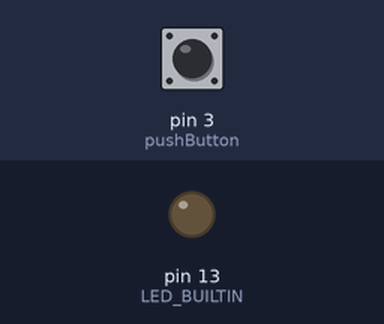
Bench run of a sketch on a simulated Arduino Uno, built with avr-gcc and run on an emulated ATmega328P. On the bench: output pins drawn as LEDs (lit = HIGH). The test bench sets the inputs (shaded band); at power-on: pin 3 (pushButton) HIGH.

Above: at 1.2 s.
1.3 s: pin 3 (pushButton) pulled LOW for 0.15 s
At 2.2 s:
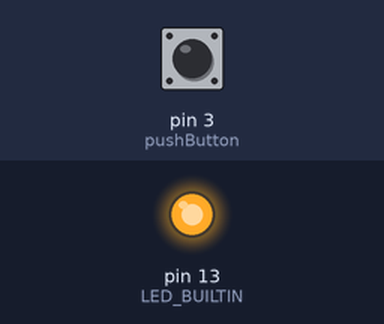
Timing chart, 0 to 12.3 s (numbered marks = the images above; inputs shaded):
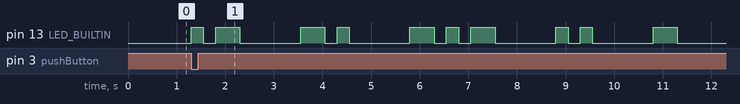

The sketch:

sketch_aug20a.ino
```cpp
const short SHORT_BLINK = 250;
const short LONG_BLINK = 500;
const short CHARACTER_PAUSE = 1000;
const short LETTER_PAUSE = 3000;

int pushButton = 3;
int pushButtonState;

const char morseAlphabets[26][5] = {
  {'.', '-'},   // A
  {'-', '.', '.', '.'},   // B
  {'-', '.', '-', '.'},   // C
  {'-', '.', '.'},       // D
  {'.'},             // E
  {'.', '.', '-', '.'},   // F
  {'-', '-', '.'},       // G
  {'.', '.', '.', '.'},   // H
  {'.', '.'},         // I
  {'.', '-', '-', '-'},   // J
  {'-', '.', '-'},       // K
  {'.', '-', '.', '.'},   // L
  {'-', '-'},         // M
  {'-', '.'},         // N
  {'-', '-', '-'},       // O
  {'.', '-', '-', '.'},   // P
  {'-', '-', '.', '-'},   // Q
  {'.', '-', '.'},       // R
  {'.', '.', '.'},       // S
  {'-'},             // T
  {'.', '.', '-'},       // U
  {'.', '.', '.', '-'},   // V
  {'.', '-', '-'},       // W
  {'-', '.', '.', '-'},   // X
  {'-', '.', '-', '-'},   // Y
  {'-', '-', '.', '.'}    // Z
};

void setup() {
  pinMode(LED_BUILTIN, OUTPUT);
  pinMode(pushButton, INPUT_PULLUP);
}

void blinkDot() {
  digitalWrite(LED_BUILTIN, HIGH);
  delay(SHORT_BLINK);
  digitalWrite(LED_BUILTIN, LOW);
  delay(SHORT_BLINK);
}

void blinkDash() {
  digitalWrite(LED_BUILTIN, HIGH);
  delay(LONG_BLINK);
  digitalWrite(LED_BUILTIN, LOW);
  delay(SHORT_BLINK);
}

void blinkCharacterPause() {
  delay(CHARACTER_PAUSE);
}

void blinkLetterPause() {
  delay(LETTER_PAUSE);
}

void blinkMorseCode(char letter) {
  int index = letter - 'A';
  if (index >= 0 && index < 26) {
    for (int i = 0; i < 5 && morseAlphabets[index][i] != '\0'; i++) {
      if (morseAlphabets[index][i] == '.')
        blinkDot();
      else if (morseAlphabets[index][i] == '-')
        blinkDash();
    }
    blinkCharacterPause();
  }
}

void loop() {
  pushButtonState = digitalRead(pushButton);

  if (pushButtonState == LOW) {
    String name = "ANKIT"; // Replace with the desired name
    name.toUpperCase();

    for (int i = 0; i < name.length(); i++) {
      char letter = name.charAt(i);
      blinkMorseCode(letter);
    }

    blinkLetterPause();
  }
}
```

Measured:
- after the input at 1.3 s, pin 13 (LED_BUILTIN): LOW → HIGH at once, → LOW 0.25 s later, → HIGH 0.25 s later, → LOW 0.50 s later, … (20 changes in this stretch)
